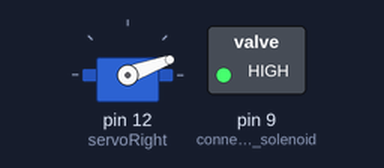
Bench run of a sketch on a simulated Arduino Uno, built with avr-gcc and run on an emulated ATmega328P. Shown: servo, switched loads named in the sketch (green lamp = pin HIGH).

Above: at 0.55 s.
At 4.55 s:
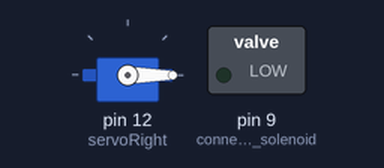
At 5.05 s:
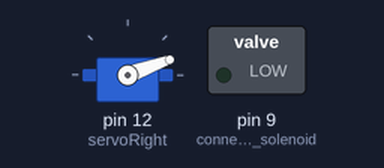
Timing chart, 0 to 6.5 s (numbered marks = the images above):
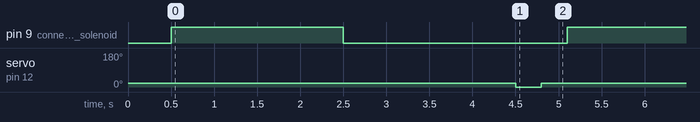

Measured:
- by itself, pin 9 (connecting_solenoid): alternates HIGH for 2.0 s and LOW for 2.6 s
- by itself, servo on pin 12 (servoRight): alternates 20° for 4.3 s and 0° for 0.30 s

The sketch:

arm_test.ino
```cpp
#include <Stepper.h>
#include <Servo.h>
#include <SoftwareSerial.h>              // Needed to include?

//define pins
int connecting_solenoid = 9; // output pin
int state = 0; // pin status
//initialize servo library
Servo servoLeft;          // Define left servo
Servo servoRight;         // Define right servo

void setup() {
pinMode(connecting_solenoid, OUTPUT); // declare outPin as output
servoRight.attach(12);       // Set right servo to digital pin 9
retract_stopservo();                             // don't send signal to solenoid retraction servo
delay(500);
}

void loop(){
digitalWrite(connecting_solenoid, HIGH); // turn LED OFF
delay(2000); //amount it holds high
digitalWrite(connecting_solenoid, LOW); // turn Solenoid OFF
delay(2000); //amount needed to dissipate
retract_forward();    // send signal to servo that retracts solenoid
delay(300);
retract_stopservo();  // stop solenoid retraction servo after it is in place
delay(300);
}

void retract_forward(){
  servoRight.write(0);
}

void retract_reverse(){
  servoRight.write(180);
}

void retract_stopservo(){
  servoRight.write(20);
}
```
